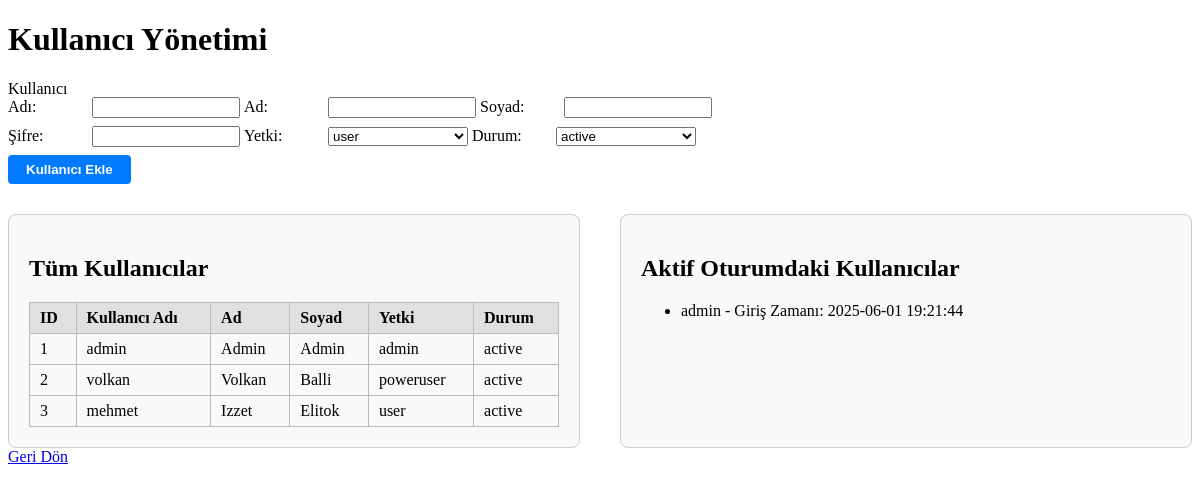
/active-users (signed in), run on an earlier commit of the app's database.
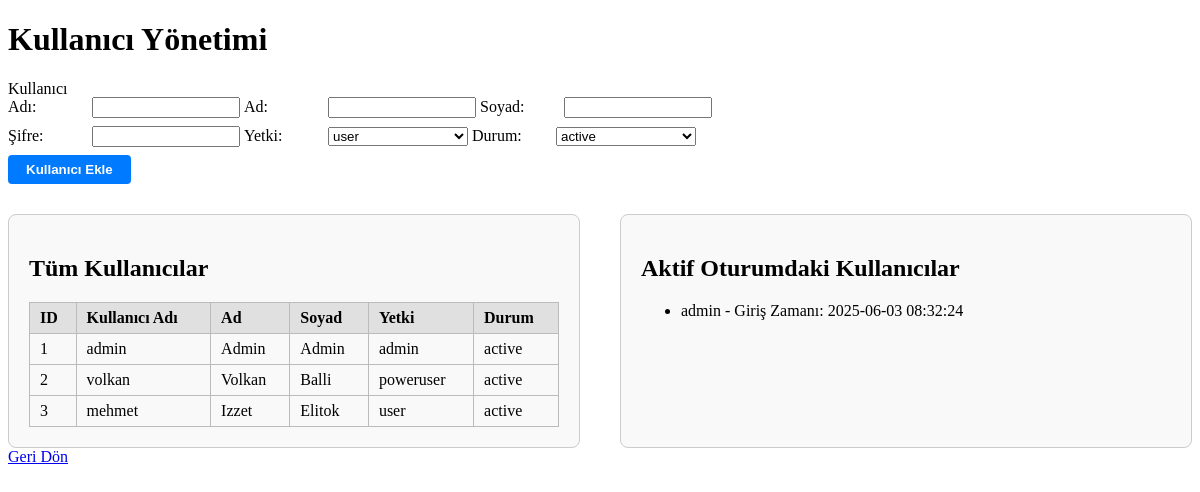
And on a later commit of the database.
### tables this page shows
CREATE TABLE users (
            id INTEGER PRIMARY KEY AUTOINCREMENT,
            username TEXT NOT NULL,
            name TEXT NOT NULL, 
            surname TEXT NOT NULL,             
            password TEXT NOT NULL
        , authority TEXT DEFAULT 'user', status TEXT DEFAULT 'active');

CREATE TABLE active_users (
        user_id INTEGER PRIMARY KEY,
        username TEXT,
        login_time TEXT
    );

### app.py (the view)
@app.route('/active-users', methods=['GET'])
def active_users():
    if 'user' not in session or session.get('authority') != 'admin':
        return redirect(url_for('login'))
    conn = sqlite3.connect('users.db')
    cursor = conn.cursor()
    cursor.execute("SELECT username, login_time, user_id FROM active_users")
    users = cursor.fetchall()
    cursor.execute("SELECT id, username, name, surname, password, authority, status FROM users")
    all_users = cursor.fetchall()
    conn.close()
    return render_template('active_users.html', users=users, all_users=all_users)

### app.py (called while the page is built)
def is_user_kicked():
    user_id = session.get('user_id')
    if not user_id:
        return True
    conn = sqlite3.connect('users.db')
    cursor = conn.cursor()
    cursor.execute("SELECT 1 FROM active_users WHERE user_id = ?", (user_id,))
    result = cursor.fetchone()
    conn.close()
    return not bool(result)

@app.before_request
def check_kicked():
    if request.endpoint in ['login', 'static']:
        return
    if 'user' not in session:
        return
    if is_user_kicked():
        session.clear()
        if request.is_json or request.headers.get('X-Requested-With') == 'XMLHttpRequest':
            return jsonify({'logout': True, 'message': 'Oturum sonlandırıldı.'}), 401
        else:
            return redirect(url_for('login'))

### templates/active_users.html (shortened to what this page needs)
<!DOCTYPE html>
<html lang="tr">
<head>
</head>
<body>
    <h1>Kullanıcı Yönetimi</h1>
    <form id="addUserForm" method="post" action="{{ url_for('add_user') }}">
        <div class="form-row">
            <label>Kullanıcı Adı:</label>
            <input type="text" name="username" id="usernameInput" required>
            <label>Ad:</label>
            <input type="text" name="name" id="nameInput" required>
            <label>Soyad:</label>
            <input type="text" name="surname" id="surnameInput" required>
        </div>
        <div class="form-row">
            <label>Şifre:</label>
            <input type="password" name="password" id="passwordInput">
            <label>Yetki:</label>
            <select name="authority" id="authorityInput" required>
                <option value="user">user</option>
            </select>
            <label>Durum:</label>
            <select name="status" id="statusInput" required>
                <option value="active">active</option>
            </select>
        </div>
        <button type="submit" class="add-btn" id="submitBtn">Kullanıcı Ekle</button>
    </form>
    <div class="container">
        <div class="panel">
            <h2>Tüm Kullanıcılar</h2>
            <table id="usersTable">
                <thead>
                    <tr>
                        <th>ID</th>
                        <th>Kullanıcı Adı</th>
                        <th>Ad</th>
                        <th>Soyad</th>
                        <th>Yetki</th>
                        <th>Durum</th>
                    </tr>
                </thead>
                <tbody>
                    {% for user in all_users %}
                    <tr data-user='{{ user|tojson }}'>
                        <td>{{ user[0] }}</td>
                        <td>{{ user[1] }}</td>
                        <td>{{ user[2] }}</td>
                        <td>{{ user[3] }}</td>
                        <td>{{ user[5] }}</td>
                        <td>{{ user[6] }}</td>
                    </tr>
                    {% endfor %}
                </tbody>
            </table>
        </div>
        <div class="panel">
            <h2>Aktif Oturumdaki Kullanıcılar</h2>
            <ul id="activeUsersList">
                {% for username, login_time, user_id in users %}
                    <li data-userid="{{ user_id }}" style="cursor:pointer;">
                        {{ username }} - Giriş Zamanı: {{ login_time }}
                    </li>
                {% endfor %}
            </ul>
        </div>
    </div>
    <a href="{{ url_for('menu') }}">Geri Dön</a>
</body>
</html>

### templates/active_users.html (style rules this page uses)
.container { display: flex; gap: 40px; margin-top: 30px; }
.panel { flex: 1; border: 1px solid #ccc; border-radius: 8px; padding: 20px; background: #f9f9f9; }
table { width: 100%; border-collapse: collapse; margin-top: 10px; }
th, td { border: 1px solid #bbb; padding: 6px 10px; text-align: left; }
th { background: #e0e0e0; }
.form-row { margin-bottom: 8px; }
.form-row label { display: inline-block; width: 80px; }
.form-row input, .form-row select { width: 140px; }
.add-btn { background: #007bff; color: #fff; border: none; padding: 7px 18px; border-radius: 4px; cursor: pointer; font-weight: bold; }

What changed in the data, as far as the page shows it:
changed active_users "admin": login_time "2025-06-01 19:21:44" → "2025-06-03 08:32:24"
